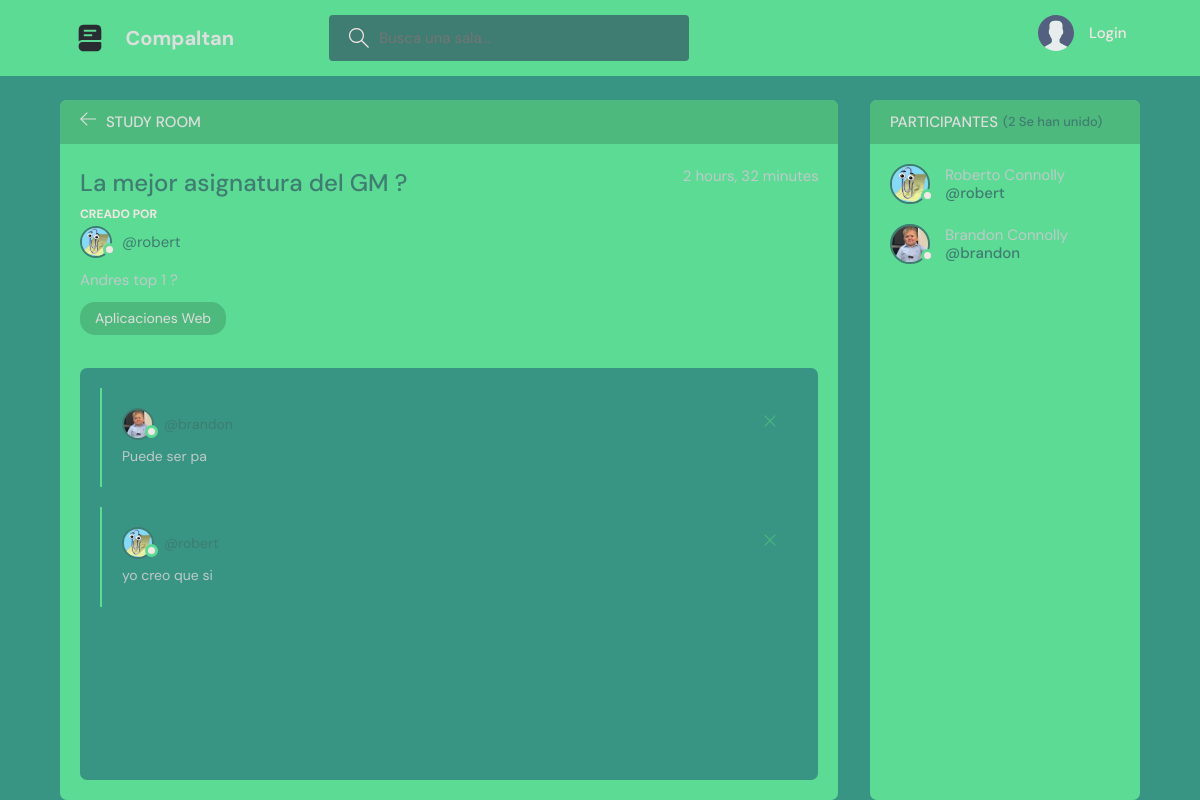
Page /room/1 on the earlier database version.
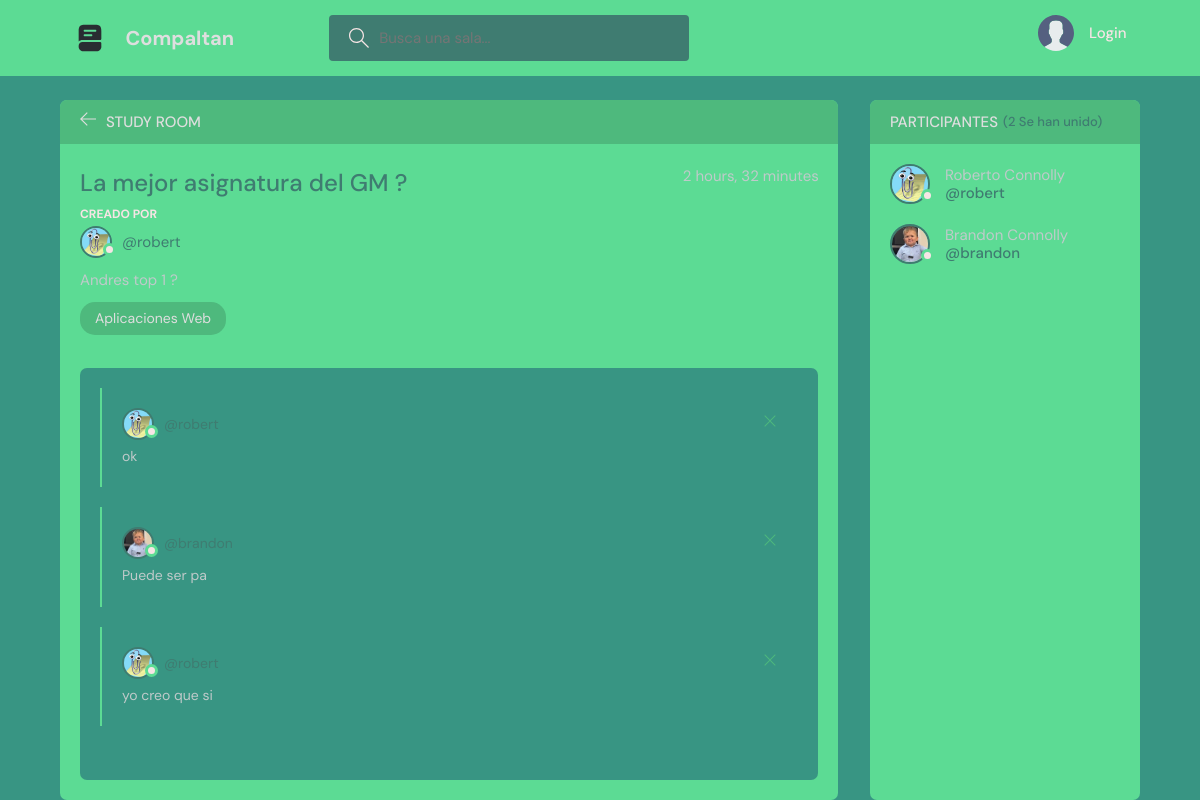
Same page on the later database version.
### base/models.py (models this page shows, shortened)
class Habitacion(models.Model):
    host = models.ForeignKey(User, on_delete=models.SET_NULL, null=True)
    tema = models.ForeignKey(Tema, on_delete=models.SET_NULL, null=True)
    nombre = models.CharField(max_length=200)
    descripcion = models.TextField(null=True, blank=True)
    participantes = models.ManyToManyField(User, related_name="participantes", blank=True)
    updated = models.DateTimeField(auto_now=True)
    creado = models.DateTimeField(auto_now_add=True) #Este valor solo cambia cuando se INICIA UNA VEZ
    class Meta:
        ordering = ["-updated", "-creado"]

class User(AbstractUser):
    name = models.CharField(max_length=200,null=True)
    email = models.EmailField(unique=True, null=True)
    biografia = models.TextField(null=True)
    avatar = models.ImageField(null=True, default="avatar.svg")
    USERNAME_FIELD = "email" #sobreescribimos
    REQUIRED_FIELDS = []

class Tema(models.Model):
    nombre = models.CharField(max_length=200)
    def __str__(self):
        return self.nombre

class Mensaje(models.Model):
    usuario = models.ForeignKey(User, on_delete=models.CASCADE)
    habitacion = models.ForeignKey(Habitacion, on_delete=models.CASCADE)
    body = models.TextField()
    updated = models.DateTimeField(auto_now=True)
    created = models.DateTimeField(auto_now_add=True)

### base/views.py (the view)
# urls.py: path("room/<str:pk>", views.room, name="room"), ## <str:pki> el tipo de dato del parametro en este caso int y lo guardamos en la variable pki
def room(request, pk):
    room = Habitacion.objects.get(id=pk)
    mensajes = room.mensaje_set.all().order_by("-created") #_set.all() coge todos los comentarios
    participantes = room.participantes.all()
    if request.method == "POST":
        mensaje = Mensaje.objects.create(usuario=request.user, habitacion=room, body=request.POST.get("body"))
        room.participantes.add(request.user)
        return redirect("room", pk=room.id) #Redirecciona con su pk
    contexto = {"room": room, "mensajes": mensajes, "request": request, "participantes": participantes}
    return render(request, "room.html", contexto)

### templates/room.html (shortened to what this page needs)
{% extends "main.html" %}
  {% block content %}
    <main class="profile-page layout layout--2">
      <div class="container">
        <div class="room">
          <div class="room__top">
            <div class="room__topLeft">
              <a href="{{request.META.HTTP_REFERER}}">
                <svg version="1.1" xmlns="http://www.w3.org/2000/svg" width="32" height="32" viewBox="0 0 32 32">
                  <title>arrow-left</title>
                  <path
                    d="M13.723 2.286l-13.723 13.714 13.719 13.714 1.616-1.611-10.96-10.96h27.625v-2.286h-27.625l10.965-10.965-1.616-1.607z"
                  ></path>
                </svg>
              </a>
              <h3>Study Room</h3>
            </div>
          </div>
          <div class="room__box scroll">
            <div class="room__header scroll">
              <div class="room__info">
                <h3>{{room.nombre}}</h3>
                <span>{{room.creado|timesince}}</span>
              </div>
              <div class="room__hosted">
                <p>Creado Por</p>
                <a href="{% url 'perfil-usuario' room.host.id %}" class="room__author">
                  <div class="avatar avatar--small">
                    <img src="{{room.host.avatar.url}}" />
                  </div>
                  <span>@{{room.host.username}}</span>
                </a>
              </div>
              <div class="room__details">
                {{room.descripcion|truncatechars:200}}
              </div>
              <span class="room__topics">{{room.tema}}</span>
            </div>
            <div class="room__conversation">
              <div class="threads scroll">
                {% for mensaje in mensajes %}
                <div class="thread">
                  <div class="thread__top">
                    <div class="thread__author">
                      <a href="{% url 'perfil-usuario' mensaje.usuario.id %}" class="thread__authorInfo">
                        <div class="avatar avatar--small">
                          <img src="{{mensaje.usuario.avatar.url}}" />
                        </div>
                        <span>@{{mensaje.usuario.username}}</span>
                      </a>
                    </div>
                    <div class="thread__delete">
                      <svg version="1.1" xmlns="http://www.w3.org/2000/svg" width="32" height="32" viewBox="0 0 32 32">
                        <title>remove</title>
                        <path
                          d="M27.314 6.019l-1.333-1.333-9.98 9.981-9.981-9.981-1.333 1.333 9.981 9.981-9.981 9.98 1.333 1.333 9.981-9.98 9.98 9.98 1.333-1.333-9.98-9.98 9.98-9.981z"
                        ></path>
                      </svg>
                    </div>
                  </div>
                  <div class="thread__details">
                    {{mensaje.body|truncatechars:250}}
                  </div>
                </div>
                {% endfor %}
              </div>
            </div>
          </div>
        </div>
        <div class="participants">
          <h3 class="participants__top">Participantes <span>({{participantes.count}} Se han unido)</span></h3>
          <div class="participants__list scroll">
            {% for participante in participantes %}
            <a href="{% url 'perfil-usuario' participante.id %}" class="participant">
              <div class="avatar avatar--medium">
                <img src="{{participante.avatar.url}}" />
              </div>
              <p>
                {{participante.name}}
                <span>@{{participante.username}}</span>
              </p>
            </a>
            {% endfor %}
          </div>
        </div>
      </div>
    </main>
{% endblock content %}

### templates/main.html (shortened to what this page needs)
<!DOCTYPE html>
{% load static %}
<html lang="en">
  <head>
    <link rel="stylesheet" href="{% static 'styles/style.css' %}" />
  </head>
  <body>
    {% include "navbar.html" %}
    {% block content %}
    {% endblock %}
  </body>
</html>

### templates/navbar.html (shortened to what this page needs)
{% load static %}
<header class="header header--loggedIn">
    <div class="container">
      <a href="{% url 'home' %}" class="header__logo">
        <img src="{% static 'imagenes/logo.svg' %}" />
        <h1>Compaltan</h1>
      </a>
      <form class="header__search" method="GET" action="{% url 'home' %}">
        <label>
          <input name="q" placeholder="Busca una sala..." />
        </label>
      </form>
      <nav class="header__menu">
        {% if request.user.is_authenticated %}
        <div class="header__user">
          <a href="{% url 'perfil-usuario' request.user.id %}">
            <div class="avatar avatar--medium active">
              <img src="{{request.user.avatar.url}}" />
            </div>
            <p>{{request.user.name}} <span>@{{request.user.username}}</span></p>
          </a>
          <button class="dropdown-button">
            <svg version="1.1" xmlns="http://www.w3.org/2000/svg" width="32" height="32" viewBox="0 0 32 32">
              <title>chevron-down</title>
              <path d="M16 21l-13-13h-3l16 16 16-16h-3l-13 13z"></path>
            </svg>
          </button>
        </div>
        {% else %}
        <a href="login-page/">
          <img src="{% static 'imagenes/avatar.svg' %}" />
          <p>Login</p>
        </a>
        {% endif %}
      </nav>
    </div>
  </header>

Differences in the rows shown:
added Mensaje: usuario.avatar (picture), body "ok"
